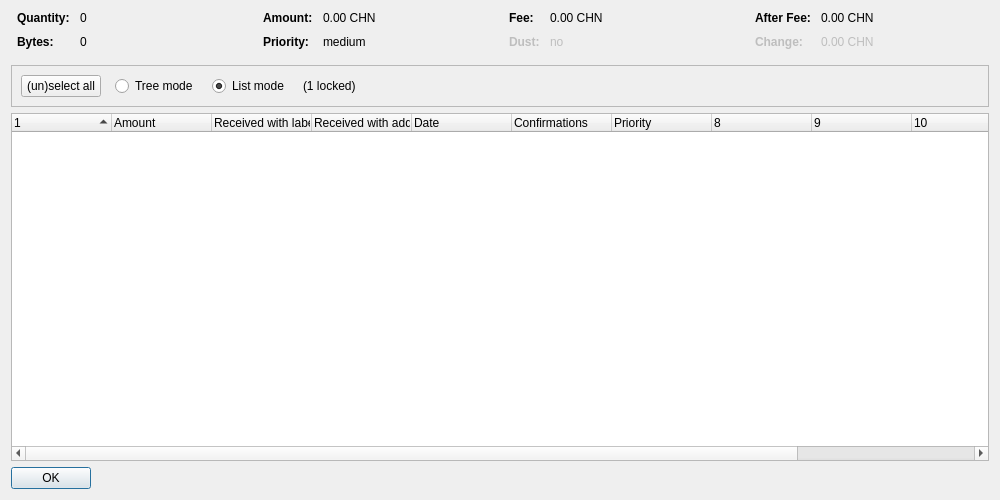
<?xml version="1.0" encoding="UTF-8"?>
<ui version="4.0">
 <class>CoinControlDialog</class>
 <widget class="QDialog" name="CoinControlDialog">
  <property name="geometry">
   <rect>
    <x>0</x>
    <y>0</y>
    <width>1000</width>
    <height>500</height>
   </rect>
  </property>
  <property name="windowTitle">
   <string>Coin Selection</string>
  </property>
  <layout class="QVBoxLayout" name="verticalLayout">
   <item>
    <layout class="QHBoxLayout" name="horizontalLayoutTop" stretch="0,0,0,0">
     <property name="topMargin">
      <number>0</number>
     </property>
     <property name="bottomMargin">
      <number>10</number>
     </property>
     <item>
      <layout class="QFormLayout" name="formLayoutCoinControl1">
       <property name="horizontalSpacing">
        <number>10</number>
       </property>
       <property name="verticalSpacing">
        <number>10</number>
       </property>
       <property name="leftMargin">
        <number>6</number>
       </property>
       <property name="rightMargin">
        <number>6</number>
       </property>
       <item row="0" column="0">
        <widget class="QLabel" name="labelCoinControlQuantityText">
         <property name="font">
          <font>
           <weight>75</weight>
           <bold>true</bold>
          </font>
         </property>
         <property name="text">
          <string>Quantity:</string>
         </property>
        </widget>
       </item>
       <item row="0" column="1">
        <widget class="QLabel" name="labelCoinControlQuantity">
         <property name="cursor">
          <cursorShape>IBeamCursor</cursorShape>
         </property>
         <property name="contextMenuPolicy">
          <enum>Qt::ActionsContextMenu</enum>
         </property>
         <property name="text">
          <string notr="true">0</string>
         </property>
         <property name="textInteractionFlags">
          <set>Qt::LinksAccessibleByMouse|Qt::TextSelectableByKeyboard|Qt::TextSelectableByMouse</set>
         </property>
        </widget>
       </item>
       <item row="1" column="0">
        <widget class="QLabel" name="labelCoinControlBytesText">
         <property name="font">
          <font>
           <weight>75</weight>
           <bold>true</bold>
          </font>
         </property>
         <property name="text">
          <string>Bytes:</string>
         </property>
        </widget>
       </item>
       <item row="1" column="1">
        <widget class="QLabel" name="labelCoinControlBytes">
         <property name="cursor">
          <cursorShape>IBeamCursor</cursorShape>
         </property>
         <property name="contextMenuPolicy">
          <enum>Qt::ActionsContextMenu</enum>
         </property>
         <property name="text">
          <string notr="true">0</string>
         </property>
         <property name="textInteractionFlags">
          <set>Qt::LinksAccessibleByMouse|Qt::TextSelectableByKeyboard|Qt::TextSelectableByMouse</set>
         </property>
        </widget>
       </item>
      </layout>
     </item>
     <item>
      <layout class="QFormLayout" name="formLayoutCoinControl2">
       <property name="horizontalSpacing">
        <number>10</number>
       </property>
       <property name="verticalSpacing">
        <number>10</number>
       </property>
       <property name="leftMargin">
        <number>6</number>
       </property>
       <property name="rightMargin">
        <number>6</number>
       </property>
       <item row="0" column="0">
        <widget class="QLabel" name="labelCoinControlAmountText">
         <property name="font">
          <font>
           <weight>75</weight>
           <bold>true</bold>
          </font>
         </property>
         <property name="text">
          <string>Amount:</string>
         </property>
        </widget>
       </item>
       <item row="0" column="1">
        <widget class="QLabel" name="labelCoinControlAmount">
         <property name="cursor">
          <cursorShape>IBeamCursor</cursorShape>
         </property>
         <property name="contextMenuPolicy">
          <enum>Qt::ActionsContextMenu</enum>
         </property>
         <property name="text">
          <string notr="true">0.00 CHN</string>
         </property>
         <property name="textInteractionFlags">
          <set>Qt::LinksAccessibleByMouse|Qt::TextSelectableByKeyboard|Qt::TextSelectableByMouse</set>
         </property>
        </widget>
       </item>
       <item row="1" column="0">
        <widget class="QLabel" name="labelCoinControlPriorityText">
         <property name="font">
          <font>
           <weight>75</weight>
           <bold>true</bold>
          </font>
         </property>
         <property name="text">
          <string>Priority:</string>
         </property>
        </widget>
       </item>
       <item row="1" column="1">
        <widget class="QLabel" name="labelCoinControlPriority">
         <property name="cursor">
          <cursorShape>IBeamCursor</cursorShape>
         </property>
         <property name="contextMenuPolicy">
          <enum>Qt::ActionsContextMenu</enum>
         </property>
         <property name="text">
          <string notr="true">medium</string>
         </property>
         <property name="textInteractionFlags">
          <set>Qt::LinksAccessibleByMouse|Qt::TextSelectableByKeyboard|Qt::TextSelectableByMouse</set>
         </property>
        </widget>
       </item>
      </layout>
     </item>
     <item>
      <layout class="QFormLayout" name="formLayoutCoinControl3">
       <property name="horizontalSpacing">
        <number>10</number>
       </property>
       <property name="verticalSpacing">
        <number>10</number>
       </property>
       <property name="leftMargin">
        <number>6</number>
       </property>
       <property name="rightMargin">
        <number>6</number>
       </property>
       <item row="0" column="0">
        <widget class="QLabel" name="labelCoinControlFeeText">
         <property name="font">
          <font>
           <weight>75</weight>
           <bold>true</bold>
          </font>
         </property>
         <property name="text">
          <string>Fee:</string>
         </property>
        </widget>
       </item>
       <item row="0" column="1">
        <widget class="QLabel" name="labelCoinControlFee">
         <property name="cursor">
          <cursorShape>IBeamCursor</cursorShape>
         </property>
         <property name="contextMenuPolicy">
          <enum>Qt::ActionsContextMenu</enum>
         </property>
         <property name="text">
          <string notr="true">0.00 CHN</string>
         </property>
         <property name="textInteractionFlags">
          <set>Qt::LinksAccessibleByMouse|Qt::TextSelectableByKeyboard|Qt::TextSelectableByMouse</set>
         </property>
        </widget>
       </item>
       <item row="1" column="0">
        <widget class="QLabel" name="labelCoinControlLowOutputText">
         <property name="enabled">
          <bool>false</bool>
         </property>
         <property name="font">
          <font>
           <weight>75</weight>
           <bold>true</bold>
          </font>
         </property>
         <property name="text">
          <string>Dust:</string>
         </property>
        </widget>
       </item>
       <item row="1" column="1">
        <widget class="QLabel" name="labelCoinControlLowOutput">
         <property name="enabled">
          <bool>false</bool>
         </property>
         <property name="cursor">
          <cursorShape>IBeamCursor</cursorShape>
         </property>
         <property name="contextMenuPolicy">
          <enum>Qt::ActionsContextMenu</enum>
         </property>
         <property name="text">
          <string notr="true">no</string>
         </property>
         <property name="textInteractionFlags">
          <set>Qt::LinksAccessibleByMouse|Qt::TextSelectableByKeyboard|Qt::TextSelectableByMouse</set>
         </property>
        </widget>
       </item>
      </layout>
     </item>
     <item>
      <layout class="QFormLayout" name="formLayoutCoinControl4">
       <property name="horizontalSpacing">
        <number>10</number>
       </property>
       <property name="verticalSpacing">
        <number>10</number>
       </property>
       <property name="leftMargin">
        <number>6</number>
       </property>
       <property name="rightMargin">
        <number>6</number>
       </property>
       <item row="0" column="0">
        <widget class="QLabel" name="labelCoinControlAfterFeeText">
         <property name="font">
          <font>
           <weight>75</weight>
           <bold>true</bold>
          </font>
         </property>
         <property name="text">
          <string>After Fee:</string>
         </property>
        </widget>
       </item>
       <item row="0" column="1">
        <widget class="QLabel" name="labelCoinControlAfterFee">
         <property name="cursor">
          <cursorShape>IBeamCursor</cursorShape>
         </property>
         <property name="contextMenuPolicy">
          <enum>Qt::ActionsContextMenu</enum>
         </property>
         <property name="text">
          <string notr="true">0.00 CHN</string>
         </property>
         <property name="textInteractionFlags">
          <set>Qt::LinksAccessibleByMouse|Qt::TextSelectableByKeyboard|Qt::TextSelectableByMouse</set>
         </property>
        </widget>
       </item>
       <item row="1" column="0">
        <widget class="QLabel" name="labelCoinControlChangeText">
         <property name="enabled">
          <bool>false</bool>
         </property>
         <property name="font">
          <font>
           <weight>75</weight>
           <bold>true</bold>
          </font>
         </property>
         <property name="text">
          <string>Change:</string>
         </property>
        </widget>
       </item>
       <item row="1" column="1">
        <widget class="QLabel" name="labelCoinControlChange">
         <property name="enabled">
          <bool>false</bool>
         </property>
         <property name="cursor">
          <cursorShape>IBeamCursor</cursorShape>
         </property>
         <property name="contextMenuPolicy">
          <enum>Qt::ActionsContextMenu</enum>
         </property>
         <property name="text">
          <string notr="true">0.00 CHN</string>
         </property>
         <property name="textInteractionFlags">
          <set>Qt::LinksAccessibleByMouse|Qt::TextSelectableByKeyboard|Qt::TextSelectableByMouse</set>
         </property>
        </widget>
       </item>
      </layout>
     </item>
    </layout>
   </item>
   <item>
    <widget class="QFrame" name="frame">
     <property name="minimumSize">
      <size>
       <width>0</width>
       <height>40</height>
      </size>
     </property>
     <property name="frameShape">
      <enum>QFrame::StyledPanel</enum>
     </property>
     <property name="frameShadow">
      <enum>QFrame::Sunken</enum>
     </property>
     <layout class="QHBoxLayout" name="horizontalLayout">
      <item>
       <layout class="QHBoxLayout" name="horizontalLayoutPanel" stretch="0,0,0,0,0">
        <property name="spacing">
         <number>14</number>
        </property>
        <item>
         <widget class="QPushButton" name="pushButtonSelectAll">
          <property name="sizePolicy">
           <sizepolicy hsizetype="Maximum" vsizetype="Fixed">
            <horstretch>0</horstretch>
            <verstretch>0</verstretch>
           </sizepolicy>
          </property>
          <property name="text">
           <string>(un)select all</string>
          </property>
          <property name="autoDefault">
           <bool>false</bool>
          </property>
         </widget>
        </item>
        <item>
         <widget class="QRadioButton" name="radioTreeMode">
          <property name="sizePolicy">
           <sizepolicy hsizetype="Maximum" vsizetype="Fixed">
            <horstretch>0</horstretch>
            <verstretch>0</verstretch>
           </sizepolicy>
          </property>
          <property name="text">
           <string>Tree mode</string>
          </property>
         </widget>
        </item>
        <item>
         <widget class="QRadioButton" name="radioListMode">
          <property name="sizePolicy">
           <sizepolicy hsizetype="Maximum" vsizetype="Fixed">
            <horstretch>0</horstretch>
            <verstretch>0</verstretch>
           </sizepolicy>
          </property>
          <property name="text">
           <string>List mode</string>
          </property>
          <property name="checked">
           <bool>true</bool>
          </property>
         </widget>
        </item>
        <item>
         <widget class="QLabel" name="labelLocked">
          <property name="text">
           <string notr="true">(1 locked)</string>
          </property>
         </widget>
        </item>
        <item>
         <spacer name="horizontalSpacer">
          <property name="orientation">
           <enum>Qt::Horizontal</enum>
          </property>
          <property name="sizeHint" stdset="0">
           <size>
            <width>40</width>
            <height>20</height>
           </size>
          </property>
         </spacer>
        </item>
       </layout>
      </item>
     </layout>
    </widget>
   </item>
   <item>
    <widget class="CoinControlTreeWidget" name="treeWidget">
     <property name="contextMenuPolicy">
      <enum>Qt::CustomContextMenu</enum>
     </property>
     <property name="sortingEnabled">
      <bool>false</bool>
     </property>
     <property name="columnCount">
      <number>12</number>
     </property>
     <attribute name="headerShowSortIndicator" stdset="0">
      <bool>true</bool>
     </attribute>
     <attribute name="headerStretchLastSection">
      <bool>false</bool>
     </attribute>
     <column>
      <property name="text">
       <string/>
      </property>
     </column>
     <column>
      <property name="text">
       <string>Amount</string>
      </property>
     </column>
     <column>
      <property name="text">
       <string>Received with label</string>
      </property>
     </column>
     <column>
      <property name="text">
       <string>Received with address</string>
      </property>
     </column>
     <column>
      <property name="text">
       <string>Date</string>
      </property>
     </column>
     <column>
      <property name="text">
       <string>Confirmations</string>
      </property>
      <property name="toolTip">
       <string>Confirmed</string>
      </property>
     </column>
     <column>
      <property name="text">
       <string>Priority</string>
      </property>
     </column>
     <column>
      <property name="text">
       <string/>
      </property>
     </column>
     <column>
      <property name="text">
       <string/>
      </property>
     </column>
     <column>
      <property name="text">
       <string/>
      </property>
     </column>
     <column>
      <property name="text">
       <string/>
      </property>
     </column>
     <column>
      <property name="text">
       <string/>
      </property>
     </column>
    </widget>
   </item>
   <item>
    <widget class="QDialogButtonBox" name="buttonBox">
     <property name="sizePolicy">
      <sizepolicy hsizetype="Maximum" vsizetype="Fixed">
       <horstretch>0</horstretch>
       <verstretch>0</verstretch>
      </sizepolicy>
     </property>
     <property name="orientation">
      <enum>Qt::Horizontal</enum>
     </property>
     <property name="standardButtons">
      <set>QDialogButtonBox::Ok</set>
     </property>
    </widget>
   </item>
  </layout>
 </widget>
 <customwidgets>
  <customwidget>
   <class>CoinControlTreeWidget</class>
   <extends>QTreeWidget</extends>
   <header>coincontroltreewidget.h</header>
  </customwidget>
 </customwidgets>
 <resources/>
 <connections/>
</ui>
